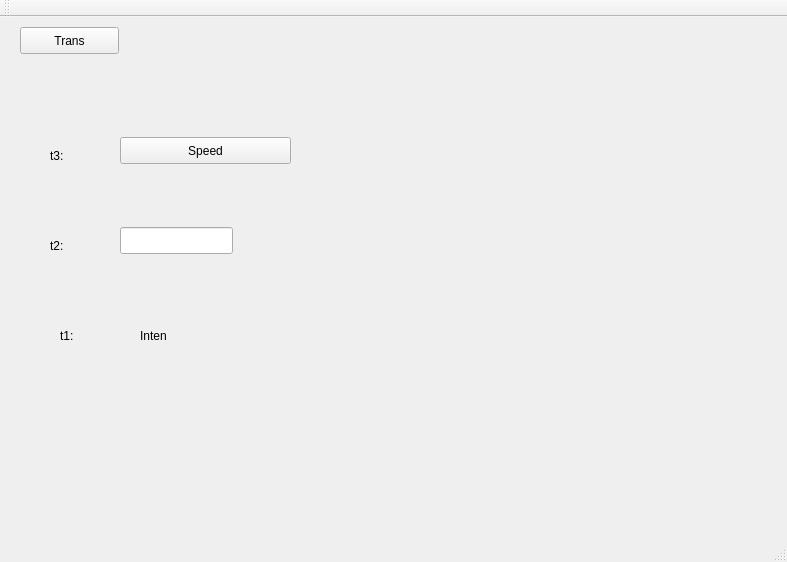
<?xml version="1.0" encoding="UTF-8"?>
<ui version="4.0">
 <class>MainWindow</class>
 <widget class="QMainWindow" name="MainWindow">
  <property name="geometry">
   <rect>
    <x>0</x>
    <y>0</y>
    <width>787</width>
    <height>562</height>
   </rect>
  </property>
  <property name="windowTitle">
   <string>MainWindow</string>
  </property>
  <widget class="QWidget" name="centralWidget">
   <widget class="QPushButton" name="pushButton">
    <property name="geometry">
     <rect>
      <x>120</x>
      <y>120</y>
      <width>171</width>
      <height>27</height>
     </rect>
    </property>
    <property name="text">
     <string>Speed</string>
    </property>
   </widget>
   <widget class="QLineEdit" name="lineEdit">
    <property name="geometry">
     <rect>
      <x>120</x>
      <y>210</y>
      <width>113</width>
      <height>27</height>
     </rect>
    </property>
   </widget>
   <widget class="QLabel" name="label">
    <property name="geometry">
     <rect>
      <x>140</x>
      <y>310</y>
      <width>211</width>
      <height>17</height>
     </rect>
    </property>
    <property name="text">
     <string>Inten</string>
    </property>
   </widget>
   <widget class="QLabel" name="label_2">
    <property name="geometry">
     <rect>
      <x>60</x>
      <y>310</y>
      <width>67</width>
      <height>17</height>
     </rect>
    </property>
    <property name="text">
     <string>t1:</string>
    </property>
   </widget>
   <widget class="QLabel" name="label_3">
    <property name="geometry">
     <rect>
      <x>50</x>
      <y>220</y>
      <width>67</width>
      <height>17</height>
     </rect>
    </property>
    <property name="text">
     <string>t2:</string>
    </property>
   </widget>
   <widget class="QLabel" name="label_4">
    <property name="geometry">
     <rect>
      <x>50</x>
      <y>130</y>
      <width>67</width>
      <height>17</height>
     </rect>
    </property>
    <property name="text">
     <string>t3:</string>
    </property>
   </widget>
   <widget class="QPushButton" name="TransButto">
    <property name="geometry">
     <rect>
      <x>20</x>
      <y>10</y>
      <width>99</width>
      <height>27</height>
     </rect>
    </property>
    <property name="text">
     <string>Trans</string>
    </property>
   </widget>
  </widget>
  <widget class="QMenuBar" name="menuBar">
   <property name="geometry">
    <rect>
     <x>0</x>
     <y>0</y>
     <width>787</width>
     <height>25</height>
    </rect>
   </property>
  </widget>
  <widget class="QToolBar" name="mainToolBar">
   <attribute name="toolBarArea">
    <enum>TopToolBarArea</enum>
   </attribute>
   <attribute name="toolBarBreak">
    <bool>false</bool>
   </attribute>
  </widget>
  <widget class="QStatusBar" name="statusBar"/>
 </widget>
 <layoutdefault spacing="6" margin="11"/>
 <resources/>
 <connections/>
</ui>
